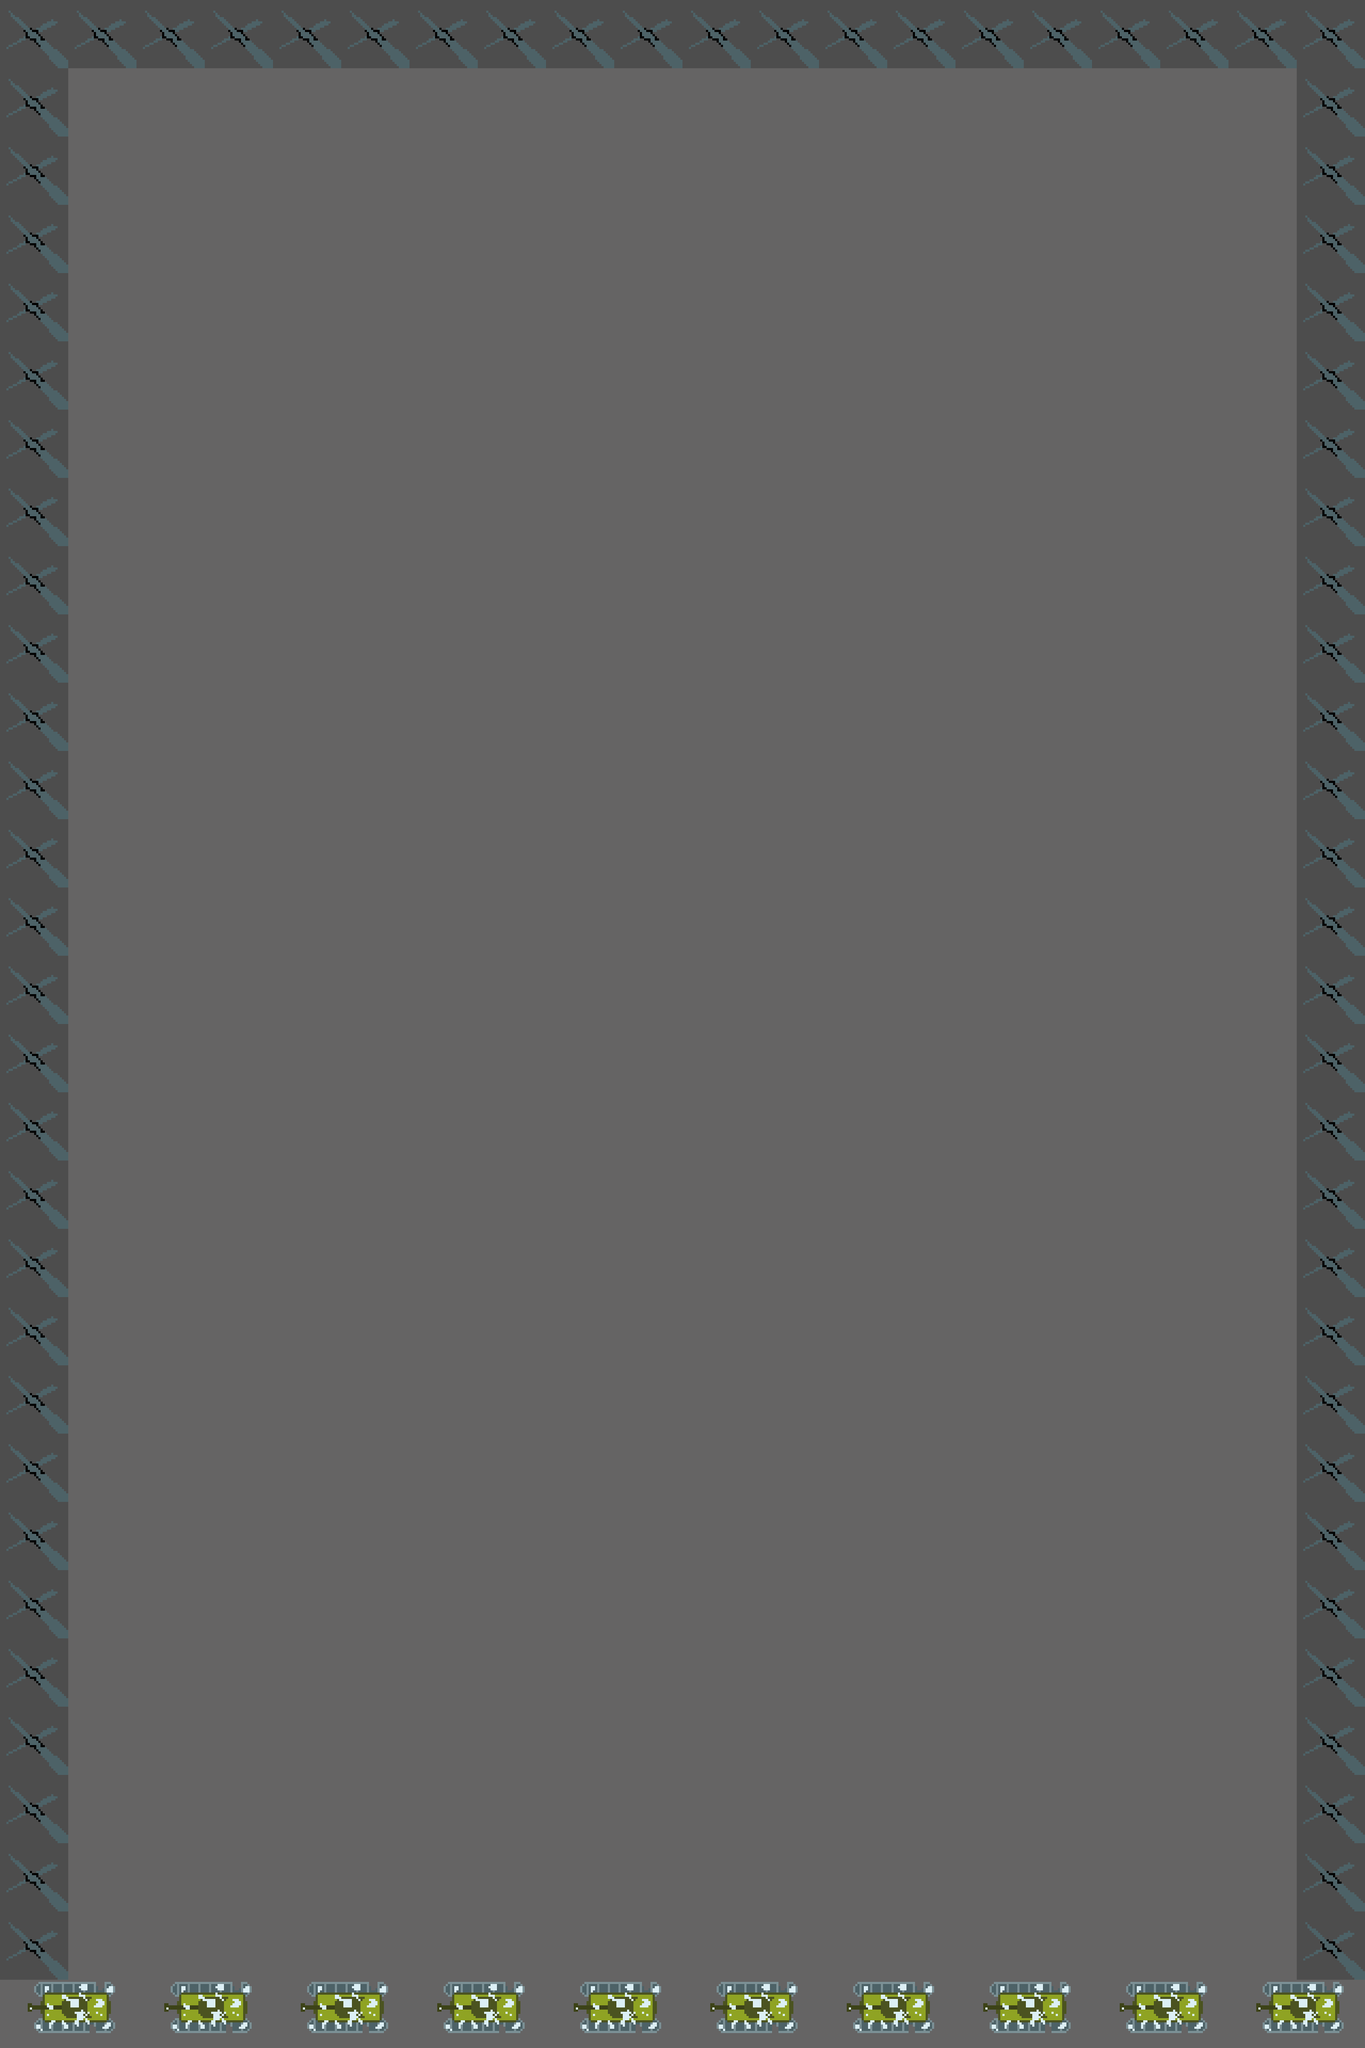

This is a level from a 2D game, rendered from its Tiled map with the project's own tilesets. A one-line summary and the complete map file follow:
An orthogonal 20x30 tile map with 128x128 px tiles, 2 tile layers (traverseLayer, blockedLayer).

<map version="1.5" tiledversion="1.7.0" orientation="orthogonal" renderorder="right-down" width="20" height="30" tilewidth="128" tileheight="128" infinite="0" nextlayerid="3" nextobjectid="1">
 <tileset firstgid="1" name="Mapset" tilewidth="128" tileheight="128" tilecount="400" columns="20">
  <image source="Mapset.png" width="2560" height="2560" />
 </tileset>
 <layer id="1" name="traverseLayer" width="20" height="30">
  <data encoding="csv">
14,14,14,14,14,14,14,14,14,14,14,14,14,14,14,14,14,14,14,14,
14,14,14,14,14,14,14,14,14,14,14,14,14,14,14,14,14,14,14,14,
14,14,14,14,14,14,14,14,14,14,14,14,14,14,14,14,14,14,14,14,
14,14,14,14,14,14,14,14,14,14,14,14,14,14,14,14,14,14,14,14,
14,14,14,14,14,14,14,14,14,14,14,14,14,14,14,14,14,14,14,14,
14,14,14,14,14,14,14,14,14,14,14,14,14,14,14,14,14,14,14,14,
14,14,14,14,14,14,14,14,14,14,14,14,14,14,14,14,14,14,14,14,
14,14,14,14,14,14,14,14,14,14,14,14,14,14,14,14,14,14,14,14,
14,14,14,14,14,14,14,14,14,14,14,14,14,14,14,14,14,14,14,14,
14,14,14,14,14,14,14,14,14,14,14,14,14,14,14,14,14,14,14,14,
14,14,14,14,14,14,14,14,14,14,14,14,14,14,14,14,14,14,14,14,
14,14,14,14,14,14,14,14,14,14,14,14,14,14,14,14,14,14,14,14,
14,14,14,14,14,14,14,14,14,14,14,14,14,14,14,14,14,14,14,14,
14,14,14,14,14,14,14,14,14,14,14,14,14,14,14,14,14,14,14,14,
14,14,14,14,14,14,14,14,14,14,14,14,14,14,14,14,14,14,14,14,
14,14,14,14,14,14,14,14,14,14,14,14,14,14,14,14,14,14,14,14,
14,14,14,14,14,14,14,14,14,14,14,14,14,14,14,14,14,14,14,14,
14,14,14,14,14,14,14,14,14,14,14,14,14,14,14,14,14,14,14,14,
14,14,14,14,14,14,14,14,14,14,14,14,14,14,14,14,14,14,14,14,
14,14,14,14,14,14,14,14,14,14,14,14,14,14,14,14,14,14,14,14,
14,14,14,14,14,14,14,14,14,14,14,14,14,14,14,14,14,14,14,14,
14,14,14,14,14,14,14,14,14,14,14,14,14,14,14,14,14,14,14,14,
14,14,14,14,14,14,14,14,14,14,14,14,14,14,14,14,14,14,14,14,
14,14,14,14,14,14,14,14,14,14,14,14,14,14,14,14,14,14,14,14,
14,14,14,14,14,14,14,14,14,14,14,14,14,14,14,14,14,14,14,14,
14,14,14,14,14,14,14,14,14,14,14,14,14,14,14,14,14,14,14,14,
14,14,14,14,14,14,14,14,14,14,14,14,14,14,14,14,14,14,14,14,
14,14,14,14,14,14,14,14,14,14,14,14,14,14,14,14,14,14,14,14,
14,14,14,14,14,14,14,14,14,14,14,14,14,14,14,14,14,14,14,14,
14,14,14,14,14,14,14,14,14,14,14,14,14,14,14,14,14,14,14,14
</data>
 </layer>
 <layer id="2" name="blockedLayer" width="20" height="30">
  <data encoding="csv">
254,254,254,254,254,254,254,254,254,254,254,254,254,254,254,254,254,254,254,254,
254,0,0,0,0,0,0,0,0,0,0,0,0,0,0,0,0,0,0,254,
254,0,0,0,0,0,0,0,0,0,0,0,0,0,0,0,0,0,0,254,
254,0,0,0,0,0,0,0,0,0,0,0,0,0,0,0,0,0,0,254,
254,0,0,0,0,0,0,0,0,0,0,0,0,0,0,0,0,0,0,254,
254,0,0,0,0,0,0,0,0,0,0,0,0,0,0,0,0,0,0,254,
254,0,0,0,0,0,0,0,0,0,0,0,0,0,0,0,0,0,0,254,
254,0,0,0,0,0,0,0,0,0,0,0,0,0,0,0,0,0,0,254,
254,0,0,0,0,0,0,0,0,0,0,0,0,0,0,0,0,0,0,254,
254,0,0,0,0,0,0,0,0,0,0,0,0,0,0,0,0,0,0,254,
254,0,0,0,0,0,0,0,0,0,0,0,0,0,0,0,0,0,0,254,
254,0,0,0,0,0,0,0,0,0,0,0,0,0,0,0,0,0,0,254,
254,0,0,0,0,0,0,0,0,0,0,0,0,0,0,0,0,0,0,254,
254,0,0,0,0,0,0,0,0,0,0,0,0,0,0,0,0,0,0,254,
254,0,0,0,0,0,0,0,0,0,0,0,0,0,0,0,0,0,0,254,
254,0,0,0,0,0,0,0,0,0,0,0,0,0,0,0,0,0,0,254,
254,0,0,0,0,0,0,0,0,0,0,0,0,0,0,0,0,0,0,254,
254,0,0,0,0,0,0,0,0,0,0,0,0,0,0,0,0,0,0,254,
254,0,0,0,0,0,0,0,0,0,0,0,0,0,0,0,0,0,0,254,
254,0,0,0,0,0,0,0,0,0,0,0,0,0,0,0,0,0,0,254,
254,0,0,0,0,0,0,0,0,0,0,0,0,0,0,0,0,0,0,254,
254,0,0,0,0,0,0,0,0,0,0,0,0,0,0,0,0,0,0,254,
254,0,0,0,0,0,0,0,0,0,0,0,0,0,0,0,0,0,0,254,
254,0,0,0,0,0,0,0,0,0,0,0,0,0,0,0,0,0,0,254,
254,0,0,0,0,0,0,0,0,0,0,0,0,0,0,0,0,0,0,254,
254,0,0,0,0,0,0,0,0,0,0,0,0,0,0,0,0,0,0,254,
254,0,0,0,0,0,0,0,0,0,0,0,0,0,0,0,0,0,0,254,
254,0,0,0,0,0,0,0,0,0,0,0,0,0,0,0,0,0,0,254,
254,0,0,0,0,0,0,0,0,0,0,0,0,0,0,0,0,0,0,254,
219,220,219,220,219,220,219,220,219,220,219,220,219,220,219,220,219,220,219,220
</data>
 </layer>
</map>
